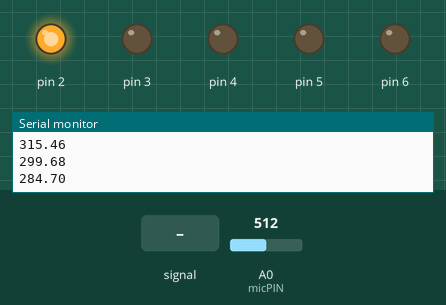
This sketch was run on a simulated Arduino Uno, built with avr-gcc and run on an emulated ATmega328P. On the bench: output pins drawn as LEDs (lit = HIGH), the last lines printed to the serial monitor. The test bench sets the inputs (shaded band); at power-on: A0 (micPIN) = 512.

Above: at 1.2 s.
1.3 s: A0 (micPIN) fed a 1000 Hz sine of ±255 counts around its level
At 4.1 s:
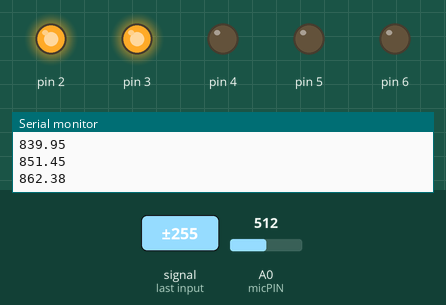
4.3 s: A0 (micPIN) set to 490
At 8.2 s:
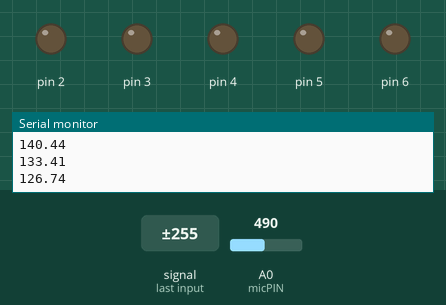
Timing chart, 0 to 9.7 s (numbered marks = the images above; inputs shaded):
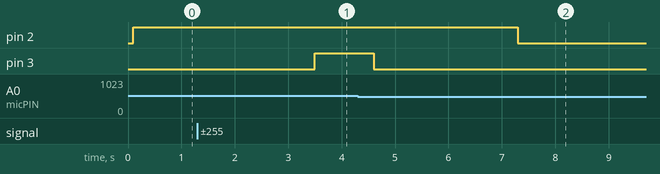

Measured:
- after the input at 1.3 s, pin 2: stays HIGH (without the input it goes to LOW after 0.50 s); pin 3: LOW → HIGH after 2.2 s
- after the input at 4.3 s, pin 2: HIGH → LOW after 3.0 s; pin 3: HIGH → LOW after 0.30 s

The sketch:

SoundPitchPlus.ino
```cpp
/****************************************
  Example pitch estimation sketch for the
  Adafruit Microphone Amplifier.
  Presents pitch estimate to a light bar consisting of 5 LEDs on pins 2,3,4,5,6.

  Works by counting the number of cycles in a short period (sampleWindow)
  and then dividing by sampleWindow to get pitch f0 = # cycles / time (sec)
  We count a cycle every time the wave goes from below zero to above zero.
  NOTE: this only works well for pure tones. Doesn't work well for complex sounds
  such as voice or music.

  Be sure to connect Adafruit mic to 3.3V, and to connect a wire from 3.3V to the AREF pin.
  Note: max sensitivity on Adafruit mic is achieved by turning screw on back fully CCW.

  Kubichek 4/2018
****************************************/

const int sampleWindow = 100; // Sample window width in mS (50 mS = 20Hz)
unsigned int sample;
unsigned int prevsample = 0;
int micPIN = A0;   //pin connected to microphone
float pitch;
float Middle = 400;
float avgpitch = 500; //initial guess at pitch
float alpha = .05; //smaller=smoother average, larger=faster average
int minPitch = 500;   //lowest reliable pitch
int maxPitch = 2000;  //All LEDs light if pitch above this

void setup()
{
  Serial.begin(9600);
  analogReference(EXTERNAL);
  for (int i = 2; i < 7; i++) pinMode(i, OUTPUT); //5 LEDs on pins 2-6
}

void loop()
{
  int nzc = 0; //# zero crossings
  unsigned long startMillis = millis(); // Start of sample window
  // collect data for sampleWindow mS
  while (millis() - startMillis < sampleWindow)
  {
    sample = analogRead(micPIN);
    Middle = alpha * sample + (1.0 - alpha) * Middle; //find the middle (average) amplitude
    if (prevsample < Middle && sample >= Middle) nzc++;  //must be a zero xing
    prevsample = sample;
  }
  pitch = (float) nzc / (float)sampleWindow * 1000.;
  avgpitch = alpha * pitch + (1.0 - alpha) * avgpitch; //average pitch

  //light the LEDs
  for (int i = 2; i < 7; i++) digitalWrite(i, LOW); //turn everything off
  int maxLED = map(avgpitch, minPitch, maxPitch, 2, 7); //maxLED ranges 2 to 6.999
  maxLED = constrain(maxLED, 1, 6); //make sure conforms to valid pin no
  for (int i = 2; i <= maxLED; i++) digitalWrite(i, HIGH);

  Serial.println(avgpitch); //output to serial plotter or monitor

}
```
